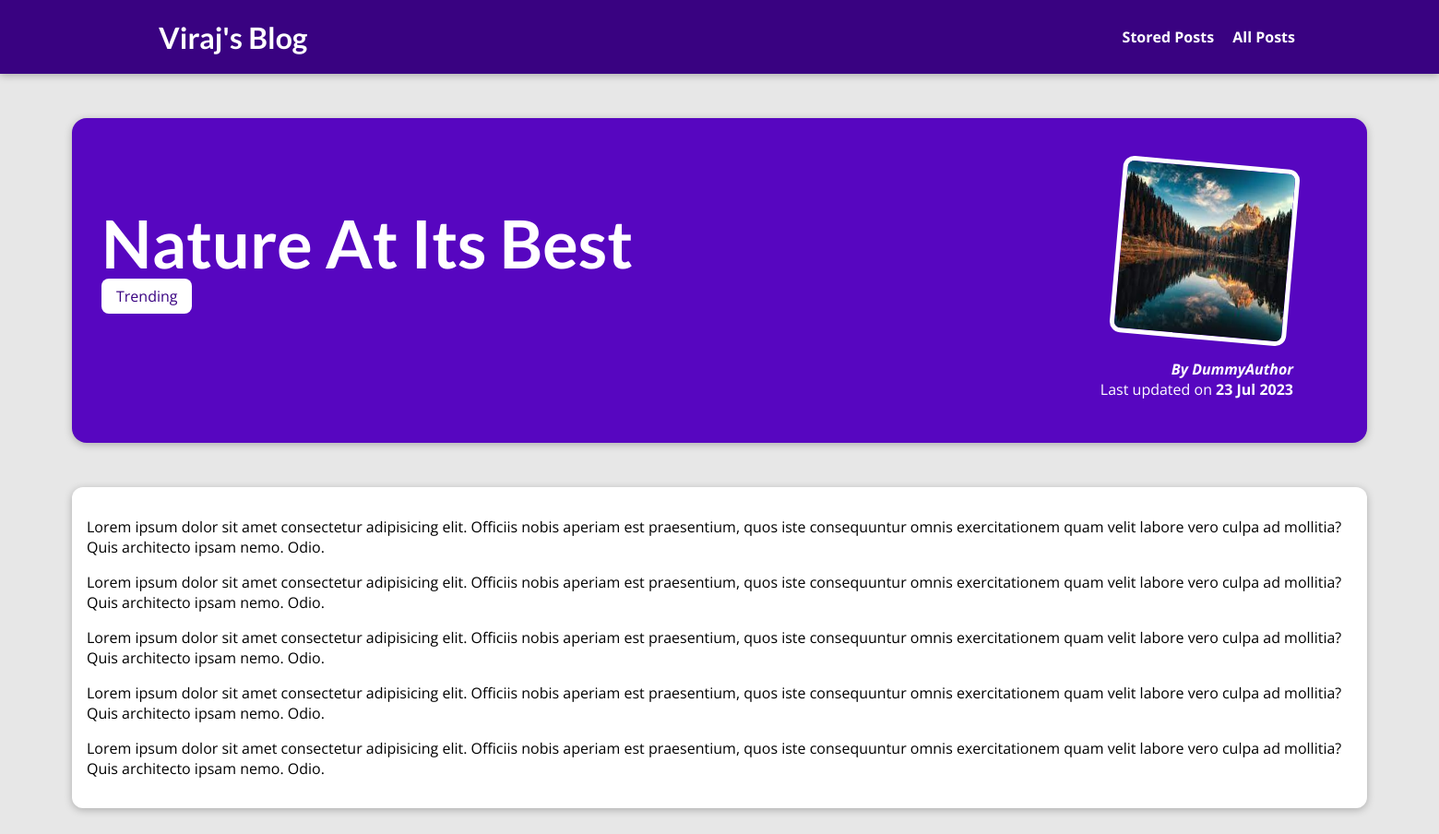
The page /posts/nature-at-its-best on the database its author committed.
### blog/models.py (models this page shows, shortened)
class Post(models.Model):
    title = models.CharField(max_length=20)
    slug = models.SlugField(unique=True)
    date = models.DateField(auto_now=True)
    image = models.ImageField(upload_to="posts", null=True)
    excerpt = models.CharField(max_length=100)
    content = models.TextField(validators=[MinLengthValidator(10)])
    author = models.ForeignKey(Author, on_delete=models.SET_NULL, null=True)
    tags = models.ManyToManyField(Tag)

class Tag(models.Model):
    caption = models.CharField(max_length=10)
    class Meta:
        verbose_name_plural = 'tags##'

class Author(models.Model):
    name = models.CharField(max_length=50)
    def __str__(self):
        return self.name

### blog/views.py (the view)
# urls.py: path('posts/<slug:slug>', views.PostDetailView.as_view(), name='post-detail'),
class PostDetailView(DetailView):
    template_name = 'blog/post_detail.html'
    model = Post
    def get_context_data(self, **kwargs):
        cache.delete("posts")
        context = super().get_context_data(**kwargs)
        context['post_tags'] = self.object.tags.all()
        return context

### blog/templates/blog/post_detail.html (shortened to what this page needs)
{% extends "base.html" %}
{% load static %}
{% block css_files %}
<link rel="stylesheet" href="{% static 'blog/post_detail.css' %}" />
{% endblock %}
{% block content %}
<section id="summary">
  <h2>{{ post.title }}</h2>
  <div>
    {% for tag in post_tags %}
      <span class="tag">{{ tag.caption }}</span>
    {% endfor %}
  </div>
  <article>
    <img src="{{ post.image.url }}" alt="{{ post.title }}" />
    <address>By {{ post.author }}</address>
    <div>Last updated on <time>{{ post.date|date:"d M Y" }}</time></div>
  </article>
</section>
<main>
  {{ post.content|linebreaks }}
</main>
{% endblock %}

### static/app.css (style rules this page uses)
* { box-sizing: border-box; }
html { font-family: 'Open Sans', 'Lato', sans-serif; }
body { margin: 0; }
h1, h2, h3 { font-family: 'Lato', sans-serif; font-weight: bold; }

### blog/static/blog/post_detail.css (style rules this page uses)
body { background-color: #e7e7e7; }
#summary { margin: 8rem auto 3rem auto; padding: 2rem; width: 90%; max-width: 90rem; border-radius: 16px; background-color: #5706c0; position: relative; box-shadow: 0 2px 8px rgba(0, 0, 0, 0.25); height: 22rem; }
#summary h2 { color: white; font-size: 4.5rem; margin-bottom: 0.25rem; }
#summary article { position: absolute; top: 2rem; right: 3rem; padding: 1rem 2rem; border-radius: 12px; text-align: right; color: white; }
#summary article img { width: 12rem; height: 12rem; border-radius: 12px; transform: rotateZ(5deg); border: 5px solid white; margin-bottom: 1rem; }
#summary address { font-weight: bold; }
#summary time { font-weight: bold; }
main { width: 90%; max-width: 90rem; margin: 3rem auto; background-color: white; padding: 1rem; border-radius: 12px; box-shadow: 0 2px 8px rgba(0, 0, 0, 0.25); }
.tag { background-color: white; color: #390281; padding: 0.5rem 1rem; border-radius: 8px; }

### rows shown on the page
Post: title "Nature At Its Best", image (picture), author "DummyAuthor", date "23 Jul 2023", content "Lorem ipsum dolor sit amet consectetur adipisicing elit. Officiis nobis aperiam est praesentium, quos iste consequuntur omnis exercitationem quam velit labore vero culpa ad mollitia? Quis architecto ipsam nemo. Odio. Lorem ipsum dolor sit amet consectetur adipisicing elit. Officiis nobis aperiam est praesentium, quos iste consequuntur omnis exercitationem quam velit labore vero culpa ad mollitia? Quis architecto ipsam nemo. Odio. Lorem ipsum dolor sit amet consectetur adipisicing elit. Officiis nobis aperiam est praesentium, quos iste consequuntur omnis exercitationem quam velit labore vero culpa ad mollitia? Quis architecto ipsam nemo. Odio. Lorem ipsum dolor sit amet consectetur…"
Tag: caption "Trending"
